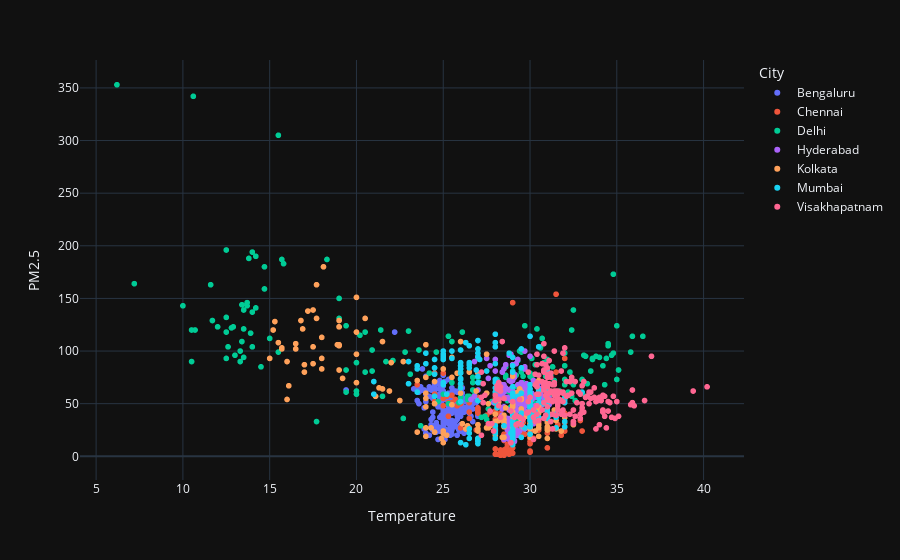

Here is the notebook cell this chart was saved with:
### Code cell
fig=px.scatter(dd,'median_x','median_y',color="City",labels={'median_x':'Temperature','median_y':'PM2.5'})
fig.show()

### Figure 1 — Plotly figure (JSON) as saved in the notebook; plotly's stock layout.template omitted (floating-point values rounded to 4 significant figures; data arrays with more than 128 entries replaced by an {"elided": "..."} marker saying what was removed)
{"data": [{"hovertemplate": "City=Bengaluru<br>Temperature=%{x}<br>PM2.5=%{y}<extra></extra>", "legendgroup": "Bengaluru", "marker": {"color": "#636efa", "symbol": "circle"}, "mode": "markers", "name": "Bengaluru", "showlegend": true, "type": "scattergl", "x": {"elided": "194 float values"}, "xaxis": "x", "y": {"elided": "194 int values"}, "yaxis": "y"}, {"hovertemplate": "City=Chennai<br>Temperature=%{x}<br>PM2.5=%{y}<extra></extra>", "legendgroup": "Chennai", "marker": {"color": "#EF553B", "symbol": "circle"}, "mode": "markers", "name": "Chennai", "showlegend": true, "type": "scattergl", "x": {"elided": "140 float values"}, "xaxis": "x", "y": {"elided": "140 int values"}, "yaxis": "y"}, {"hovertemplate": "City=Delhi<br>Temperature=%{x}<br>PM2.5=%{y}<extra></extra>", "legendgroup": "Delhi", "marker": {"color": "#00cc96", "symbol": "circle"}, "mode": "markers", "name": "Delhi", "showlegend": true, "type": "scattergl", "x": {"elided": "198 float values"}, "xaxis": "x", "y": {"elided": "198 int values"}, "yaxis": "y"}, {"hovertemplate": "City=Hyderabad<br>Temperature=%{x}<br>PM2.5=%{y}<extra></extra>", "legendgroup": "Hyderabad", "marker": {"color": "#ab63fa", "symbol": "circle"}, "mode": "markers", "name": "Hyderabad", "showlegend": true, "type": "scattergl", "x": {"elided": "193 float values"}, "xaxis": "x", "y": {"elided": "193 int values"}, "yaxis": "y"}, {"hovertemplate": "City=Kolkata<br>Temperature=%{x}<br>PM2.5=%{y}<extra></extra>", "legendgroup": "Kolkata", "marker": {"color": "#FFA15A", "symbol": "circle"}, "mode": "markers", "name": "Kolkata", "showlegend": true, "type": "scattergl", "x": {"elided": "193 float values"}, "xaxis": "x", "y": {"elided": "193 int values"}, "yaxis": "y"}, {"hovertemplate": "City=Mumbai<br>Temperature=%{x}<br>PM2.5=%{y}<extra></extra>", "legendgroup": "Mumbai", "marker": {"color": "#19d3f3", "symbol": "circle"}, "mode": "markers", "name": "Mumbai", "showlegend": true, "type": "scattergl", "x": {"elided": "193 float values"}, "xaxis": "x", "y": {"elided": "193 int values"}, "yaxis": "y"}, {"hovertemplate": "City=Visakhapatnam<br>Temperature=%{x}<br>PM2.5=%{y}<extra></extra>", "legendgroup": "Visakhapatnam", "marker": {"color": "#FF6692", "symbol": "circle"}, "mode": "markers", "name": "Visakhapatnam", "showlegend": true, "type": "scattergl", "x": {"elided": "190 float values"}, "xaxis": "x", "y": {"elided": "190 int values"}, "yaxis": "y"}], "layout": {"legend": {"title": {"text": "City"}, "tracegroupgap": 0}, "margin": {"t": 60}, "xaxis": {"anchor": "y", "domain": [0, 1], "title": {"text": "Temperature"}}, "yaxis": {"anchor": "x", "domain": [0, 1], "title": {"text": "PM2.5"}}}}
